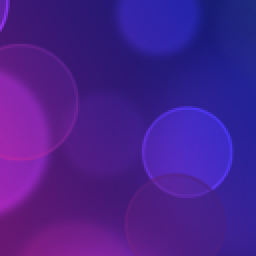
#> input picture project/data_project/train_solutions/outlier_05_00.png, 128 x 128 px, found by its file name (shown 2 times larger)
$ jupyter execute --allow-errors project_Juliette_02.ipynb
#> lines starting #> are read from the running program, lines starting #| are printed output that depends on the picture
[cell 1]
import PIL.Image
import numpy as np
from typing import Union
from glob import glob
import os

# [IAPR][iapr]: Project

**Group ID:** 17

**Author 1 (sciper):** Juliette Parchet (295888)
**Author 2 (sciper):** Thomas Berkane (297780)
**Author 3 (sciper):** Merhad Sahebi (354506)

**Release date:** 27.04.2023

## Important notes

The assignments are designed to teach practical implementation of the topics presented during class as well as preparation for the final project, which is a practical project which ties together the topics of the course.

As such, in the lab assignments/final project, unless otherwise specified, you may, if you choose, use external functions from image processing/ML libraries like opencv and sklearn as long as there is sufficient explanation in the lab report. For example, you do not need to implement your own edge detector, etc.

**! Before handling back the notebook !** rerun the notebook from scratch `Kernel` > `Restart & Run All`

[iapr]: https://github.com/LTS5/iapr

---
## 0. Introduction

In this project, you will be working on solving tiling puzzles using image analysis and pattern recognition techniques. Tiling puzzles are a classic type of puzzle game that consists of fitting together pieces of a given shape (in this case squared to form a complete image. The goal of this project is to develop an algorithm that can automatically reconstruct tiling puzzles from a single input image.

---

## 1. Data

### Input data
To achieve your task, you will be given images that look like this:

### Example puzzle content
Example of input of solved puzzles.
Solution 1

Solution 2

### 1.1. Image layout

- The input for the program will be a single image with a size of __2000x2000 pixels__, containing the pieces of the tiling puzzles randomly placed in it. The puzzles sizes vary from __3x3, 3x4, or 4x4__ size.
    -__You are guaranteed to always have the exact number of pieces for each puzzle__
        -For each puzzle you always are expected to find exaclty 9,12,16 pieces
        -If you find something else, either you are missing pieces, or added incorrect pieces for the puzzle

- The puzzle pieces are square-shaped with dimensions of 128x128 pixels (before rotation).

- The input image will contain pieces from __two or three (but never four)__ different tiling puzzles, as well as some __extra pieces (outliers)__ that do not belong to either puzzle.

## 2. Tasks (Total 20 points)

The project aims to:
1) Segment the puzzle pieces from the background (recover the pieces of 128x128 pixels)   \[ __5 points__ \]

2) Extract features of interest from puzzle pieces images \[ __5 points__ \]

3) Cluster puzzle pieces to identify which puzzle they belong, and identify outliers.  \[ __5 points__ \]

4) Solve tiling puzzle (find the rotations and translations to correctly allocate the puzzle pieces in a 3x3, 3x4 or 4x4 array.) \[ __5 points__ \]

##### The images used for the puzzles have self-repeating patterns or textures, which ensures that all puzzle pieces contain more or less the same features regardless of how they were cut.

### 1.2. Output solution pieces.

For each inpute image, the output solution will include N images with solved puzzles, where N is the number of puzzles in the input image. and M images, that are Each of these images will contain the solved solution to one of the N puzzles in the input.

-  Example input:  train_05.png

- Example solution:
        -solution_05_00.png solution_05_01.png solution_05_02.png
        -outlier_05_00.png outlier_05_01.png outlier_05_02.png ...

- Example input:  train_07.png
- Example solution:
        -solution_07_00.png solution_07_01.png
        -outlier_07_00.png outlier_07_01.png outlier_07_02.png ...

__Watch out!__ output resolution should always be like this:
<table ><tr><th >Puzzle pieces <th><th> pixel dimentions <th> <th> pixel dimentions <th> <tr>
<tr><td> 3x3 <td><td> 384x384 <td><td> 3(128)x3(128) <td> <tr>
<tr><td> 3x4 <td><td> 384x512 <td><td> 3(128)x4(128)<tr>
<tr><td> 4x4 <td><td> 512x512 <td><td> 4(128)x4(128)<tr>
<tr><td> 1x1 (outlier)<td><td> 128x128 <td><td> (1)128x(1)128 <td><tr><table>

__Order of the solutions (and rotations) it's not a problem for the grading__

the output solution will be a final image of resolution (1283)x(1283), with each piece correctly placed in its corresponding location in the 3x3 array. Similarly, if the puzzle consists of 3x4 or 4x4 pieces, the output solution will be an image of resolution (1283)x(1284) or (1284)x(1284)

### 1.3 Data folder Structure

You can download the data for the project here: [download data](https://drive.google.com/drive/folders/1k3xTH0ZhpqZb3xcZ6wsOSjLzxBNYabg3?usp=share_link)

```
data_project
│
└─── project_description
│    │    example_input.png      # example input images
│    │    example_textures1.png      # example input images
│    │    example_textures2.png      # example input images
│    └─── ultimate_test.jpg   # If it works on that image, you would probably end up with a good score
│
└─── train
│    │    train_00.png        # Train image 00
│    │    ...
│    │    train_16.png        # Train image 16
│    └─── train_labels.csv    # Ground truth of the train set
|
└────train_solution
│    │    solution_00_00.png        # Solution puzzle 1 from Train image 00
│    │    solution_00_01.png        # Solution puzzle 2 from Train image 00
│    │    solution_00_02.png        # Solution Puzzle 3 from Train image 00
│    │    outlier_00_00.png         # outlier     from Train image 00
│    │    outlier_00_01.png         # outlier     from Train image 00
│    │    outlier_00_03.png         # outlier     from Train image 00
│    │    ...
│    │    solution_15_00.png        # Solution puzzle 1 from Train image 15
│    │    solution_15_01.png        # Solution puzzle 2 from Train image 15
│    │    outlier_15_00.png         # outlier     from Train image 15
│    └─── outlier_15_01.png         # outlier     from Train image 15
│
└─── test
     │    test_00.png         # Test image 00 (day of the exam only)
     │    ...
     └─── test_xx.png             # Test image xx (day of the exam only)
```

## 3. Evaluation

**Before the exam**
   - Create a zipped folder named **groupid_xx.zip** that you upload on moodle (xx being your group number).
   - Include a **runnable** code (Jupyter Notebook and external files) and your presentation in the zip folder.

**The day of the exam**
   - You will be given a **new folder** (test folder) with few images, but **no ground truth** (no solutions).
   - We will ask you to run your pipeline in **real time** and to send us your prediction of the task you obtain with the provided function **save_results**.
   - On our side, we will compute the performance of your classification algorithm.
   - To evaluate your method, we will use the **evaluate_solution** function presented below. To understand how the provided functions work, please read the documentation of the functions in **utils.py**.
   - **Please make sure your function returns the proper data format to avoid points penalty on the day of the exam**.
---

## 4. Your code

[cell 2]
## load images
import os
from PIL import Image


import numpy as np
import matplotlib.pyplot as plt

[cell 3]
PATH_DATA = "data_project"

[cell 4]
def load_input_image(image_index ,  folder ="train" , path = "data_project"):

    filename = "train_{}.png".format(str(image_index).zfill(2))
    path_solution = os.path.join(path,folder , filename )

    im= Image.open(os.path.join(path,folder,filename)).convert('RGB')
    im = np.array(im)
    return im

def save_solution_puzzles(image_index , solved_puzzles, outliers  , folder ="train" , path = "data_project"  ,group_id = 0):

    path_solution = os.path.join(path,folder + "_solution_{}".format(str(group_id).zfill(2)))
    if not  os.path.isdir(path_solution):
        os.mkdir(path_solution)

    print(path_solution)
    for i, puzzle in enumerate(solved_puzzles):
        filename =os.path.join(path_solution, "solution_{}_{}.png".format(str(image_index).zfill(2), str(i).zfill(2)))
        Image.fromarray(puzzle).save(filename)

    for i , outlier in enumerate(outliers):
        filename =os.path.join(path_solution, "outlier_{}_{}.png".format(str(image_index).zfill(2), str(i).zfill(2)))
        Image.fromarray(outlier).save(filename)

[cell 5]
def solve_and_export_puzzles_image(image_index , folder = "train" , path = "data_project"  , group_id = "00"):
    """
    Wrapper funciton to load image and save solution

    Parameters
    ----------
    image:
        index number of the dataset

    Returns
    """

      # open the image
    image_loaded = load_input_image(image_index , folder = folder , path = path)
    #print(image_loaded)


    ## call functions to solve image_loaded
    solved_puzzles = [ (np.random.rand(512,512,3)*255).astype(np.uint8)  for i in range(2) ]
    outlier_images = [ (np.random.rand(128,128,3)*255).astype(np.uint8) for i in range(3)]

    save_solution_puzzles (image_index , solved_puzzles , outlier_images , folder = folder ,group_id =group_id)


    return image_loaded , solved_puzzles , outlier_images

#> (the rest of this cell did not finish here and is left out)

[cell 6]
group_id = 0
#> group_id = 0
# Evaluate all images
games_id = [6,10]  # to evaluate  three images

#> (the rest of this cell did not finish here and is left out)


## Evaluation metrics

The evaluation metrics will be liberated in the following days.

## Gabor filters

$$ gb(x,y) = \exp \left( -\frac{1}{2} \left( \frac{x_{\theta}^2}{\sigma^2} + \frac{y_{\theta}^2}{(\Gamma\sigma)^2} \right) \right) \cos \left( \frac{2 \pi}{\lambda} x_{\theta} + \psi \right) $$

[cell 7]
IM_SIZE = 128
#> IM_SIZE = 128
PATH_SOLUTIONS = "train_solutions"

## Load and crop the wanted puzzle

### The puzzle 5

[cell 8]
solutions = ["solution_05_00.png", "solution_05_01.png", "solution_05_02.png"]
outliers = ["outlier_05_00.png"]
puzzle_pieces = []
for outlier in outliers:
    im = Image.open(os.path.join(PATH_DATA, PATH_SOLUTIONS, outlier))
#> im is the input picture: PIL image 128x128 RGB; mean R, G, B 72.2, 31.1, 142.6
    puzzle_piece = np.array(im)
    puzzle_pieces.append(puzzle_piece)

for solution in solutions:
    im = Image.open(os.path.join(PATH_DATA, PATH_SOLUTIONS, solution))
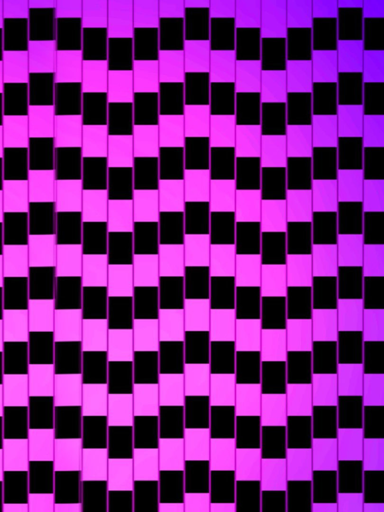
#> input picture project/data_project/train_solutions/solution_05_00.png, 384 x 512 px, found by its file name
#> im is the input picture: PIL image 384x512 RGB; mean R, G, B 121.8, 32, 132.1

    n_height = im.height // IM_SIZE
#> n_height = 4
    n_width = im.width // IM_SIZE
#> n_width = 3
    for i in range(n_height):
        for j in range(n_width):
            left = j * IM_SIZE
            top = i * IM_SIZE
            right = left + IM_SIZE
            bottom = top + IM_SIZE

            im_crop = im.crop((left, top, right, bottom))
            puzzle_piece = np.array(im_crop)
            puzzle_pieces.append(puzzle_piece)
#> after the loop, puzzle_pieces = 13 items

[cell 9]
fig, axes = plt.subplots(len(puzzle_pieces), figsize=(15,30))
for i in range(len(puzzle_pieces)):
    axes[i].imshow(puzzle_pieces[i])
#> this loop made 31 passes
plt.show()
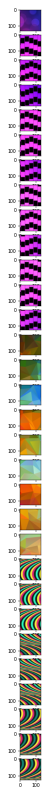
#> figure drawn by matplotlib, 31 panels

### The puzzle 9

[cell 10]
solutions = ["solution_09_00.png", "solution_09_01.png", "solution_09_02.png"]
outliers = ["outlier_09_00.png", "outlier_09_01.png", "outlier_09_02.png"]
puzzle_pieces = []
#> (the rest of this cell did not finish here and is left out)

#> (a cell that did not finish here is left out)

## Sub-suquent analysis

#> (a cell that did not finish here is left out)

[cell 13]
import cv2
import numpy as np

def extract_color_histogram(image):
    b_channel, g_channel, r_channel = cv2.split(image)

    b_hist = cv2.calcHist([b_channel], [0], None, [256], [0, 256])
    g_hist = cv2.calcHist([g_channel], [0], None, [256], [0, 256])
    r_hist = cv2.calcHist([r_channel], [0], None, [256], [0, 256])

    hist_features = np.concatenate((b_hist, g_hist, r_hist), axis=0).flatten()

    return hist_features

[cell 14]
color_histograms = []
#> color_histograms = []
for piece in puzzle_pieces:
    color_histograms.append(extract_color_histogram(piece))
